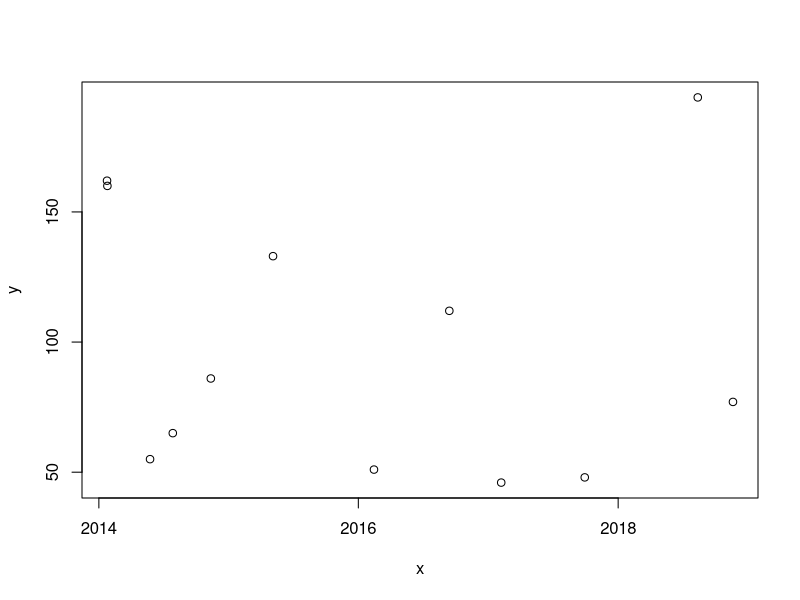
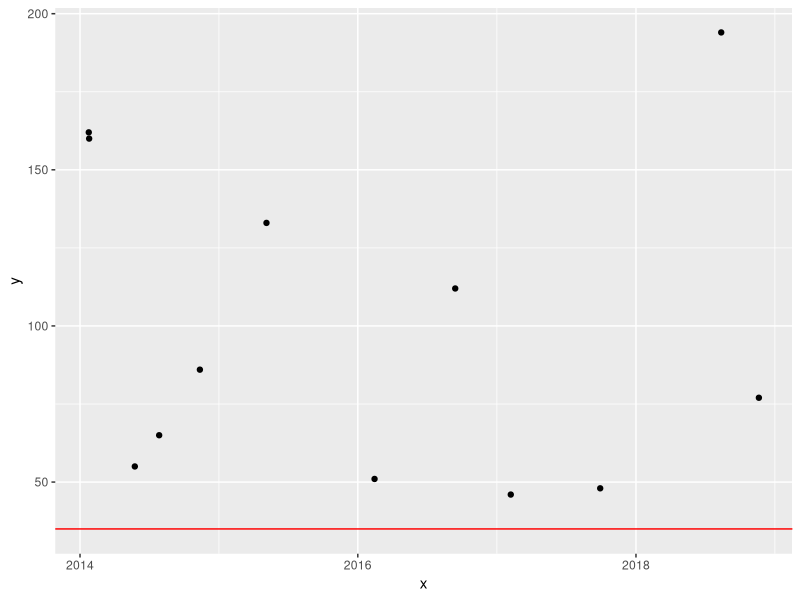

Recreate these plots in R, in order. (Note: this script raises an error after producing the figures.)
# 007_urOx_simple_tibble.R
##	SIMPLE
	
require(tidyverse)
	require(lubridate)

data=tibble(
	x=ymd(c(20140124,20140125,
			#20140225,
			20140525,20140728,20141112,
			20150506,
			20160214,20160913,
			20170206,20170929,
			20180813,20181120)),
	
	y=c(162,160,
		#668,
		55,65,86,
		133,
		51,112,
		46,48,
		194,77)
)
f <- function(df){
	df=df
	}
f(data)
print(data)
plot(data)
base_plot<-function(df,x,y){
	g <- ggplot(df, aes(x=x,y=y)) + geom_point() + geom_hline(yintercept = 35, color="red")
}
g<-base_plot(data,x,y)
g
##
g <- ggplot(z, aes(x=Date,y=Test_Result)) +
	geom_point() +
    scale_x_date(date_labels = "%Y") +
    geom_hline(yintercept = 100, color="red") +
    labs (title = "Fasting Glucose",
          subtitle = "2008 - 2018") +
	geom_vline(data = tibble(    # adding layer!, own data
		x= ymd(c("2012-01-01","2016-05-01"))
		),
		mapping = aes(xintercept = as.numeric(x)),
		color = "blue",
		linetype= 2)   # dotted
            
g
summary(g)